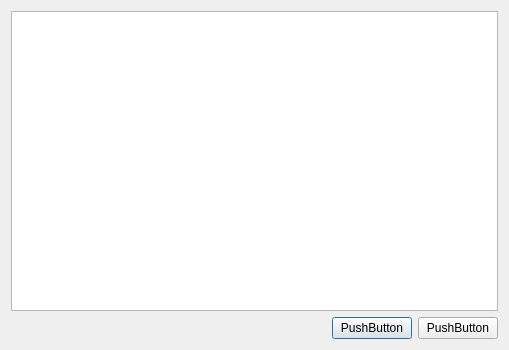
<?xml version="1.0" encoding="UTF-8"?>
<ui version="4.0">
 <class>ContentsDialog</class>
 <widget class="QDialog" name="ContentsDialog">
  <property name="geometry">
   <rect>
    <x>0</x>
    <y>0</y>
    <width>509</width>
    <height>350</height>
   </rect>
  </property>
  <property name="windowTitle">
   <string>Dialog</string>
  </property>
  <layout class="QGridLayout" name="gridLayout">
   <item row="0" column="0">
    <layout class="QVBoxLayout" name="verticalLayout">
     <item>
      <widget class="QListWidget" name="listWidget"/>
     </item>
     <item>
      <layout class="QHBoxLayout" name="horizontalLayout">
       <item>
        <spacer name="horizontalSpacer">
         <property name="orientation">
          <enum>Qt::Horizontal</enum>
         </property>
         <property name="sizeHint" stdset="0">
          <size>
           <width>40</width>
           <height>20</height>
          </size>
         </property>
        </spacer>
       </item>
       <item>
        <widget class="QPushButton" name="pushButton">
         <property name="text">
          <string>PushButton</string>
         </property>
        </widget>
       </item>
       <item>
        <widget class="QPushButton" name="pushButton_2">
         <property name="text">
          <string>PushButton</string>
         </property>
        </widget>
       </item>
      </layout>
     </item>
    </layout>
   </item>
  </layout>
 </widget>
 <tabstops>
  <tabstop>listWidget</tabstop>
  <tabstop>pushButton</tabstop>
  <tabstop>pushButton_2</tabstop>
 </tabstops>
 <resources/>
 <connections/>
</ui>
